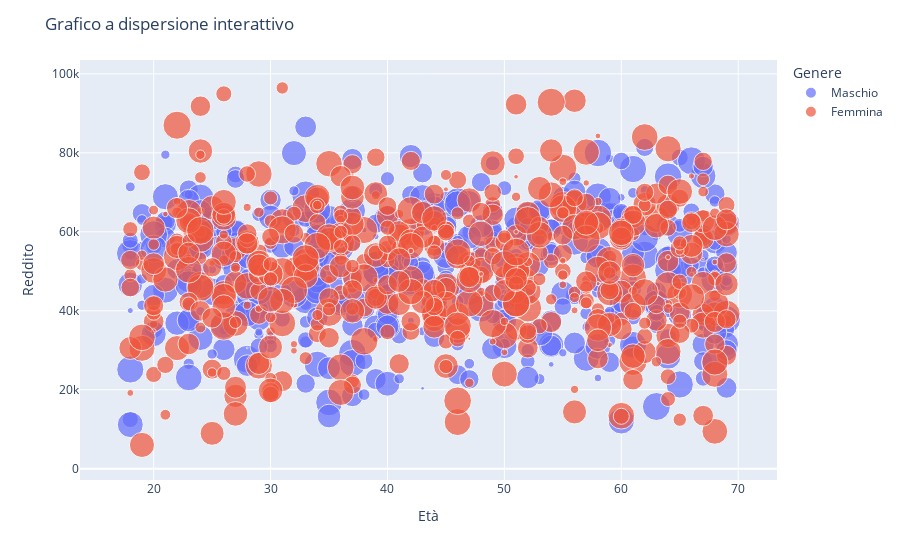

Notebook source saved alongside this figure:
### Code cell
# Visualizza un grafico a dispersione interattivo utilizzando Plotly
import plotly.express as px
fig = px.scatter(df, x='Età', y='Reddito', color='Genere', size='Punteggio')
fig.update_layout(title='Grafico a dispersione interattivo')
fig.show()

### Figure 1 — Plotly figure (JSON) as saved in the notebook; plotly's stock layout.template omitted (floating-point values rounded to 4 significant figures; data arrays with more than 128 entries replaced by an {"elided": "..."} marker saying what was removed)
{"data": [{"hovertemplate": "Genere=Maschio<br>Età=%{x}<br>Reddito=%{y}<br>Punteggio=%{marker.size}<extra></extra>", "legendgroup": "Maschio", "marker": {"color": "#636efa", "size": {"elided": "472 float values"}, "sizemode": "area", "sizeref": 0.2493, "symbol": "circle"}, "mode": "markers", "name": "Maschio", "orientation": "v", "showlegend": true, "type": "scatter", "x": {"elided": "472 int values"}, "xaxis": "x", "y": {"elided": "472 float values"}, "yaxis": "y"}, {"hovertemplate": "Genere=Femmina<br>Età=%{x}<br>Reddito=%{y}<br>Punteggio=%{marker.size}<extra></extra>", "legendgroup": "Femmina", "marker": {"color": "#EF553B", "size": {"elided": "528 float values"}, "sizemode": "area", "sizeref": 0.2493, "symbol": "circle"}, "mode": "markers", "name": "Femmina", "orientation": "v", "showlegend": true, "type": "scatter", "x": {"elided": "528 int values"}, "xaxis": "x", "y": {"elided": "528 float values"}, "yaxis": "y"}], "layout": {"legend": {"itemsizing": "constant", "title": {"text": "Genere"}, "tracegroupgap": 0}, "margin": {"t": 60}, "title": {"text": "Grafico a dispersione interattivo"}, "xaxis": {"anchor": "y", "domain": [0, 1], "title": {"text": "Età"}}, "yaxis": {"anchor": "x", "domain": [0, 1], "title": {"text": "Reddito"}}}}
